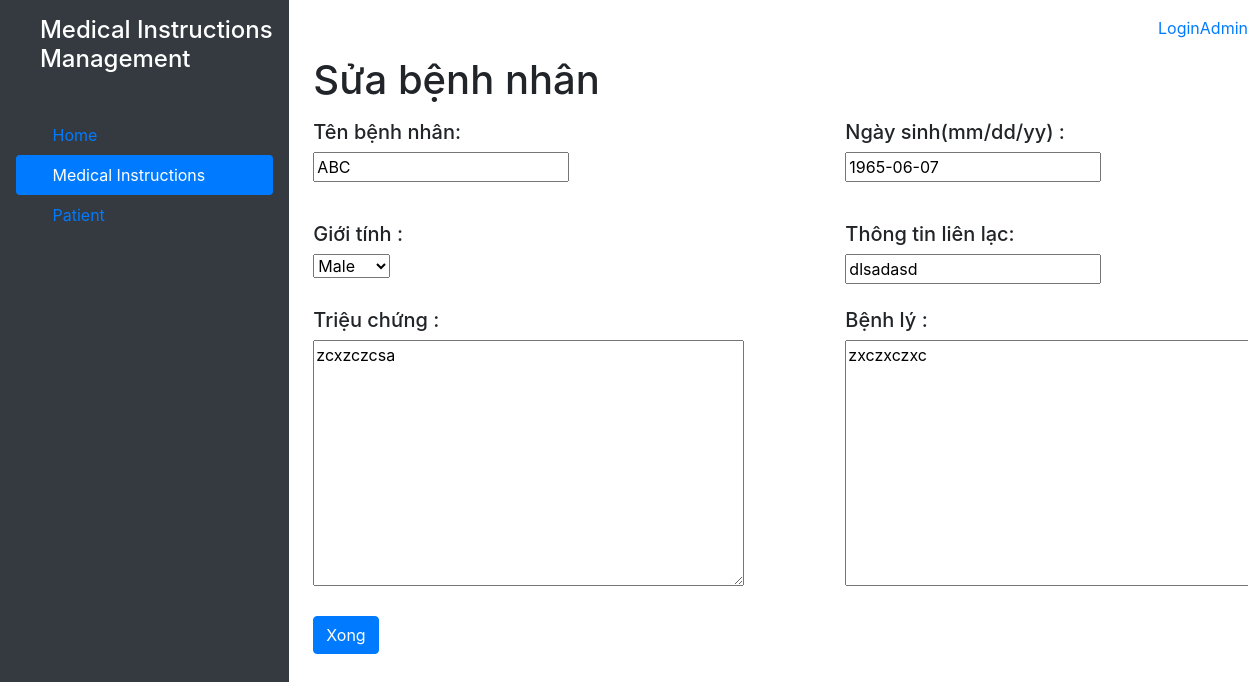
The app's page /patient/modify_patient/3/ with its own data.
### patient/models.py (models this page shows, shortened)
class Patient(models.Model):
    GENDER = (
        ('Male', 'Male'),
        ('Female', 'Female'),
    )
    patient_name = models.CharField(max_length=30)
    birthday = models.DateField("Day End(mm/dd/yyyy)")
    gender = models.CharField(max_length=12, default='Male', choices=GENDER)
    phone_number = models.CharField(max_length=50)
    doctor = models.ForeignKey(User, editable=True, on_delete = models.CASCADE, null=True)
    sympton = models.TextField()
    note = models.TextField()

### patient/views.py (the view)
# urls.py: path('modify_patient/<int:id>/', views.modify_patient, name="patient_modify")
def modify_patient(request, id):
    patient = Patient.objects.get(id=id)
    form = UpdatePatientForm(instance=patient)
    if request.method == 'POST':
        form = UpdatePatientForm(request.POST, instance=patient)
        if form.is_valid():
            form.save()
            return HttpResponseRedirect('/patient')
    return render(request,'patient/patient_modify.html', {'form': form})

### patient/form.py
class UpdatePatientForm(forms.ModelForm):
    class Meta:
        model = Patient
        exclude = ['doctor']
        fields = ['patient_name', 'birthday', 'gender', 'phone_number', 'sympton', 'note']
        birthday = forms.DateField(
        widget=forms.widgets.DateInput(format="%m/%d/%Y"))

### patient/templates/patient/patient_modify.html (shortened to what this page needs)
<!DOCTYPE html>
<html lang="en">
<head>
    <link rel="stylesheet" href="https://stackpath.bootstrapcdn.com/bootstrap/4.1.3/css/bootstrap.min.css">
</head>
<body>
<div class="wrapper d-flex">
    <div class="d-flex flex-column p-3 text-white bg-dark" style="width: 300px ; height:100vh;">
        <a href="/" class="d-flex align-items-center mb-3 mb-md-0 me-md-auto text-white text-decoration-none">
            <svg class="bi me-2" width="40" height="32"><use xlink:href="#bootstrap"></use></svg>
            <h3 class="h4">Medical Instructions Management</h3>
        </a>
        <ul class="nav nav-pills flex-column mb-auto">
            <li class="nav-item">
                <a href="#" class="nav-link ">
                    <svg class="bi me-2" width="16" height="16"><use xlink:href="#home"></use></svg>
                    Home
                </a>
            </li>
            <li>
                <a href="/ylenh" class="nav-link text-white active">
                    <svg class="bi me-2" width="16" height="16"><use xlink:href="#speedometer2"></use></svg>
                    Medical Instructions
                </a>
            </li>
            <li>
                <a href="/patient" class="nav-link">
                    <svg class="bi me-2" width="16" height="16"><use xlink:href="#speedometer2"></use></svg>
                    Patient
                </a>
            </li>
        </ul>
    </div>
    <div style="width: 80%">
        <nav height : 40px; class="mt-3 d-flex justify-content-end">
            {% if user.username %}
            <p>Welcome {{user.username}}</p>
            <p><a class="mr-2" href="{% url 'logout' %}">(Logout)</a></p>
            {% else %}
            <p><a href="{% url 'login' %}">Login</a></p>
            <p><a href="/admin">Admin</a></p>
            {% endif %}
        </nav>
        <div class="ml-4">
            <h1> Sửa bệnh nhân</h1>
            <form method="POST">
            <div class="d-flex justify-content-between mr-5 mb-3 mt-3" >
                <div class="mb-4" style="width: 60%;"> <h5 class="mb-2  ">Tên bệnh nhân: </h5>
                    <div>
                        {{form.patient_name}}
                    </div>
                </div>
                <div class="mb-4" style="width: 40%;"> <h5 class="mb-2">Ngày sinh(mm/dd/yy) : </h5>
                    <div>
                        {{form.birthday}}
                    </div>
                </div>
            </div>
            <div class="d-flex justify-content-between mr-5">
                <div class="mb-4" style="width: 60%;"> <h5 class="mb-2">Giới tính : </h5>
                    <div>
                        {{form.gender}}
                    </div>
                </div>
                <div class="mb-4" style="width: 40%;"> <h5 class="mb-2">Thông tin liên lạc: </h5>
                    <div>
                        {{form.phone_number}}
                    </div>
                </div>
            </div>
            <div class="d-flex justify-content-between mr-5">
                <div class="mb-4" style="width: 60%;"> <h5 class="mb-2">Triệu chứng : </h5>
                    <div>
                        {{form.sympton}}
                    </div>
                </div>
                <div class="mb-4" style="width: 40%;"> <h5 class="mb-2">Bệnh lý : </h5>
                    <div>
                        {{form.note}}
                    </div>
                </div>
            </div>
            <input type="submit" class="btn btn-primary" value="Xong"/>
        </div>
    </div>
</body>
</html>

### records on screen
Patient: patient_name "ABC", birthday "1965-06-07", gender "Male", phone_number "dlsadasd", sympton "zcxzczcsa", note "zxczxczxc"
